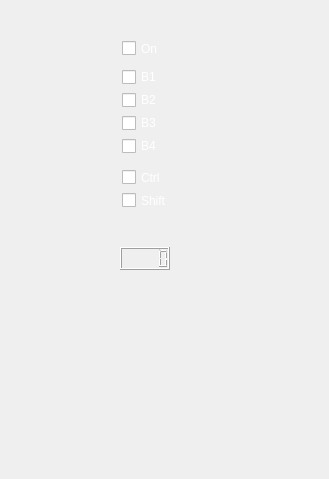
<?xml version="1.0" encoding="UTF-8"?>
<ui version="4.0">
 <class>Clicker</class>
 <widget class="QWidget" name="Clicker">
  <property name="geometry">
   <rect>
    <x>0</x>
    <y>0</y>
    <width>329</width>
    <height>479</height>
   </rect>
  </property>
  <property name="sizePolicy">
   <sizepolicy hsizetype="Preferred" vsizetype="Preferred">
    <horstretch>0</horstretch>
    <verstretch>0</verstretch>
   </sizepolicy>
  </property>
  <property name="maximumSize">
   <size>
    <width>16777215</width>
    <height>16777215</height>
   </size>
  </property>
  <property name="palette">
   <palette>
    <active>
     <colorrole role="WindowText">
      <brush brushstyle="SolidPattern">
       <color alpha="255">
        <red>255</red>
        <green>255</green>
        <blue>255</blue>
       </color>
      </brush>
     </colorrole>
    </active>
    <inactive>
     <colorrole role="WindowText">
      <brush brushstyle="SolidPattern">
       <color alpha="255">
        <red>255</red>
        <green>255</green>
        <blue>255</blue>
       </color>
      </brush>
     </colorrole>
    </inactive>
    <disabled>
     <colorrole role="WindowText">
      <brush brushstyle="SolidPattern">
       <color alpha="255">
        <red>120</red>
        <green>120</green>
        <blue>120</blue>
       </color>
      </brush>
     </colorrole>
    </disabled>
   </palette>
  </property>
  <widget class="QFrame" name="fr_controls">
   <property name="geometry">
    <rect>
     <x>110</x>
     <y>30</y>
     <width>71</width>
     <height>251</height>
    </rect>
   </property>
   <property name="frameShape">
    <enum>QFrame::NoFrame</enum>
   </property>
   <property name="frameShadow">
    <enum>QFrame::Raised</enum>
   </property>
   <widget class="QLCDNumber" name="lcd_ellipsed_time">
    <property name="geometry">
     <rect>
      <x>10</x>
      <y>217</y>
      <width>50</width>
      <height>23</height>
     </rect>
    </property>
   </widget>
   <widget class="QLabel" name="lbB2">
    <property name="geometry">
     <rect>
      <x>10</x>
      <y>60</y>
      <width>50</width>
      <height>23</height>
     </rect>
    </property>
    <property name="text">
     <string/>
    </property>
   </widget>
   <widget class="QLabel" name="lbB4">
    <property name="geometry">
     <rect>
      <x>10</x>
      <y>106</y>
      <width>50</width>
      <height>23</height>
     </rect>
    </property>
    <property name="text">
     <string/>
    </property>
   </widget>
   <widget class="QLabel" name="lbShift">
    <property name="geometry">
     <rect>
      <x>10</x>
      <y>162</y>
      <width>50</width>
      <height>23</height>
     </rect>
    </property>
    <property name="text">
     <string/>
    </property>
   </widget>
   <widget class="QCheckBox" name="cbCtrl">
    <property name="geometry">
     <rect>
      <x>12</x>
      <y>139</y>
      <width>48</width>
      <height>17</height>
     </rect>
    </property>
    <property name="text">
     <string>Ctrl</string>
    </property>
   </widget>
   <widget class="QCheckBox" name="cbB4">
    <property name="geometry">
     <rect>
      <x>12</x>
      <y>106</y>
      <width>48</width>
      <height>20</height>
     </rect>
    </property>
    <property name="text">
     <string>B4</string>
    </property>
   </widget>
   <widget class="QLabel" name="lbB1">
    <property name="geometry">
     <rect>
      <x>10</x>
      <y>37</y>
      <width>50</width>
      <height>23</height>
     </rect>
    </property>
    <property name="text">
     <string/>
    </property>
   </widget>
   <widget class="QLabel" name="lbOnOff">
    <property name="geometry">
     <rect>
      <x>10</x>
      <y>7</y>
      <width>50</width>
      <height>23</height>
     </rect>
    </property>
    <property name="text">
     <string/>
    </property>
   </widget>
   <widget class="QCheckBox" name="cbB3">
    <property name="geometry">
     <rect>
      <x>12</x>
      <y>83</y>
      <width>48</width>
      <height>20</height>
     </rect>
    </property>
    <property name="text">
     <string>B3</string>
    </property>
   </widget>
   <widget class="QCheckBox" name="cbShift">
    <property name="geometry">
     <rect>
      <x>12</x>
      <y>162</y>
      <width>48</width>
      <height>17</height>
     </rect>
    </property>
    <property name="text">
     <string>Shift</string>
    </property>
   </widget>
   <widget class="QCheckBox" name="cbB1">
    <property name="geometry">
     <rect>
      <x>12</x>
      <y>37</y>
      <width>48</width>
      <height>20</height>
     </rect>
    </property>
    <property name="text">
     <string>B1</string>
    </property>
   </widget>
   <widget class="QLabel" name="lbCtrl">
    <property name="geometry">
     <rect>
      <x>10</x>
      <y>139</y>
      <width>50</width>
      <height>23</height>
     </rect>
    </property>
    <property name="text">
     <string/>
    </property>
   </widget>
   <widget class="QCheckBox" name="cbB2">
    <property name="geometry">
     <rect>
      <x>12</x>
      <y>60</y>
      <width>48</width>
      <height>20</height>
     </rect>
    </property>
    <property name="text">
     <string>B2</string>
    </property>
   </widget>
   <widget class="QCheckBox" name="cbDongle">
    <property name="geometry">
     <rect>
      <x>12</x>
      <y>10</y>
      <width>48</width>
      <height>17</height>
     </rect>
    </property>
    <property name="text">
     <string>On</string>
    </property>
   </widget>
   <widget class="QLabel" name="lbStatus">
    <property name="geometry">
     <rect>
      <x>10</x>
      <y>193</y>
      <width>50</width>
      <height>23</height>
     </rect>
    </property>
    <property name="text">
     <string/>
    </property>
   </widget>
   <widget class="QLabel" name="lbB3">
    <property name="geometry">
     <rect>
      <x>10</x>
      <y>83</y>
      <width>50</width>
      <height>23</height>
     </rect>
    </property>
    <property name="text">
     <string/>
    </property>
   </widget>
  </widget>
  <widget class="QLabel" name="lbBackground">
   <property name="geometry">
    <rect>
     <x>0</x>
     <y>0</y>
     <width>55</width>
     <height>233</height>
    </rect>
   </property>
   <property name="text">
    <string/>
   </property>
  </widget>
 </widget>
 <resources/>
 <connections/>
</ui>
